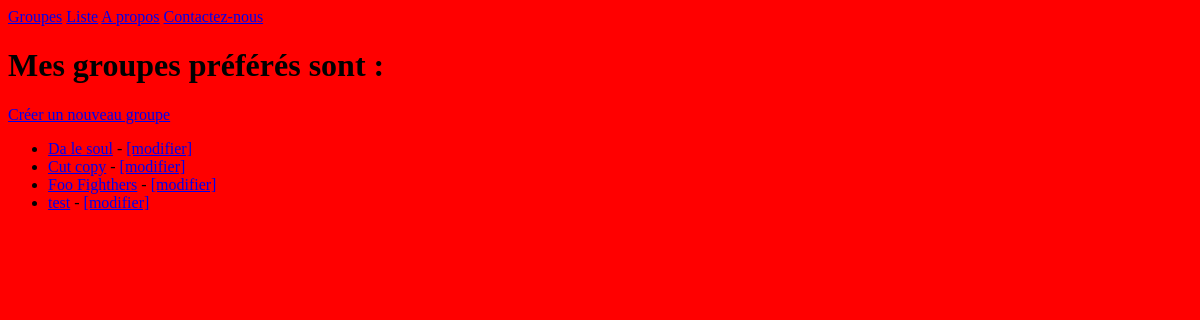
The app's page /listings/bands/, older data.
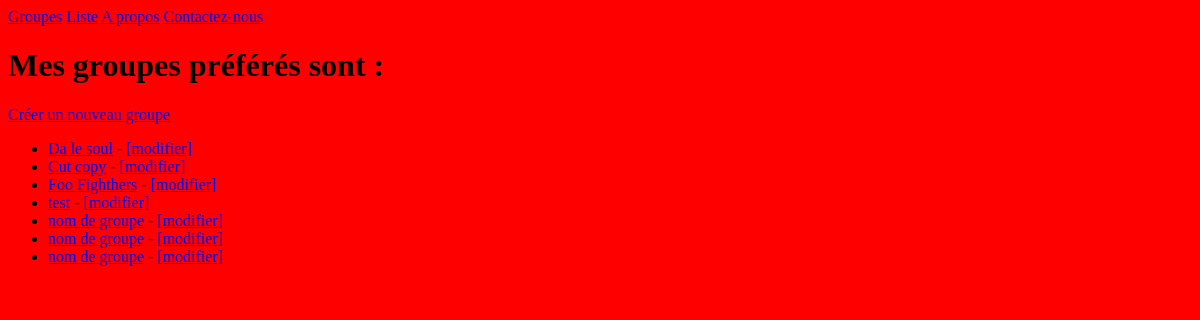
The same page, newer data.
### listings/models.py (models this page shows, shortened)
class Band(models.Model):
    class Genre(models.TextChoices):
        HIP_HOP = 'HH'
        SYNTH_POP = 'SP'
        ALTERNATIVE_ROCK = 'AR'
    name = models.fields.CharField(max_length=100)
    genre = models.fields.CharField(choices=Genre.choices, max_length=5)
    biography = models.fields.CharField(max_length=1000)
    year_formed = models.fields.IntegerField(
        validators=[MinValueValidator(1900), MaxValueValidator(2023)]
    )
    active = models.fields.BooleanField(default=True)
    official_homepage = models.fields.URLField(null=True, blank=True)

### listings/views.py (the view)
# urls.py: path("bands/", views.band_list, name='band-list'),
def band_list(request):
    bands = Band.objects.all()
    return render(request, "listings/band_list.html",
                  {'bands': bands})

### listings/templates/listings/band_list.html
{% extends 'listings/base.html' %}
{% block content %}
<h1>Mes groupes préférés sont :</h1>
<a href="{% url 'listings:band-create' %}">Créer un nouveau groupe</a>
<ul>
    {% for band in bands %}
    <li>
        <a href="{% url 'listings:band-detail' band.id %}">{{ band.name }}</a>
        - <a href="{% url 'listings:band-update' band.id %}">[modifier]</a>
    </li>
    {% endfor %}
</ul>
{% endblock %}

Row changes from the older to the newer data that the page shows:
added Band: name "nom de groupe"
added Band: name "nom de groupe"
added Band: name "nom de groupe"
